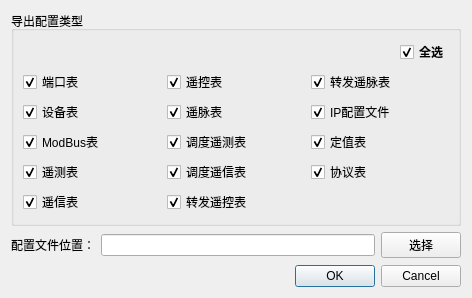
<?xml version="1.0" encoding="UTF-8"?>
<ui version="4.0">
 <class>exportDialog</class>
 <widget class="QWidget" name="exportDialog">
  <property name="geometry">
   <rect>
    <x>0</x>
    <y>0</y>
    <width>472</width>
    <height>298</height>
   </rect>
  </property>
  <property name="windowTitle">
   <string>导出配置文件</string>
  </property>
  <layout class="QVBoxLayout" name="verticalLayout_2">
   <item>
    <widget class="QGroupBox" name="groupBox">
     <property name="sizePolicy">
      <sizepolicy hsizetype="Preferred" vsizetype="Fixed">
       <horstretch>0</horstretch>
       <verstretch>0</verstretch>
      </sizepolicy>
     </property>
     <property name="title">
      <string>导出配置类型</string>
     </property>
     <layout class="QVBoxLayout" name="verticalLayout">
      <item>
       <layout class="QHBoxLayout" name="horizontalLayout_2">
        <item>
         <spacer name="horizontalSpacer">
          <property name="orientation">
           <enum>Qt::Horizontal</enum>
          </property>
          <property name="sizeHint" stdset="0">
           <size>
            <width>40</width>
            <height>20</height>
           </size>
          </property>
         </spacer>
        </item>
        <item>
         <widget class="QCheckBox" name="checkSelectAll">
          <property name="font">
           <font>
            <weight>75</weight>
            <bold>true</bold>
           </font>
          </property>
          <property name="text">
           <string>全选</string>
          </property>
          <property name="checked">
           <bool>true</bool>
          </property>
         </widget>
        </item>
       </layout>
      </item>
      <item>
       <layout class="QGridLayout" name="gridLayout">
        <item row="0" column="0">
         <widget class="QCheckBox" name="checkPort">
          <property name="text">
           <string>端口表</string>
          </property>
          <property name="checked">
           <bool>true</bool>
          </property>
         </widget>
        </item>
        <item row="0" column="1">
         <widget class="QCheckBox" name="checkYK">
          <property name="text">
           <string>遥控表</string>
          </property>
          <property name="checked">
           <bool>true</bool>
          </property>
         </widget>
        </item>
        <item row="0" column="2">
         <widget class="QCheckBox" name="checkZFYM">
          <property name="text">
           <string>转发遥脉表</string>
          </property>
          <property name="checked">
           <bool>true</bool>
          </property>
         </widget>
        </item>
        <item row="1" column="0">
         <widget class="QCheckBox" name="checkDevice">
          <property name="text">
           <string>设备表</string>
          </property>
          <property name="checked">
           <bool>true</bool>
          </property>
         </widget>
        </item>
        <item row="1" column="1">
         <widget class="QCheckBox" name="checkYM">
          <property name="text">
           <string>遥脉表</string>
          </property>
          <property name="checked">
           <bool>true</bool>
          </property>
         </widget>
        </item>
        <item row="1" column="2">
         <widget class="QCheckBox" name="checkIP">
          <property name="text">
           <string>IP配置文件</string>
          </property>
          <property name="checked">
           <bool>true</bool>
          </property>
         </widget>
        </item>
        <item row="2" column="0">
         <widget class="QCheckBox" name="checkModbus">
          <property name="text">
           <string>ModBus表</string>
          </property>
          <property name="checked">
           <bool>true</bool>
          </property>
         </widget>
        </item>
        <item row="2" column="1">
         <widget class="QCheckBox" name="checkDDYC">
          <property name="text">
           <string>调度遥测表</string>
          </property>
          <property name="checked">
           <bool>true</bool>
          </property>
         </widget>
        </item>
        <item row="2" column="2">
         <widget class="QCheckBox" name="checkDZ">
          <property name="text">
           <string>定值表</string>
          </property>
          <property name="checked">
           <bool>true</bool>
          </property>
         </widget>
        </item>
        <item row="3" column="0">
         <widget class="QCheckBox" name="checkYC">
          <property name="text">
           <string>遥测表</string>
          </property>
          <property name="checked">
           <bool>true</bool>
          </property>
         </widget>
        </item>
        <item row="3" column="1">
         <widget class="QCheckBox" name="checkDDYX">
          <property name="text">
           <string>调度遥信表</string>
          </property>
          <property name="checked">
           <bool>true</bool>
          </property>
         </widget>
        </item>
        <item row="3" column="2">
         <widget class="QCheckBox" name="checkProtocol">
          <property name="text">
           <string>协议表</string>
          </property>
          <property name="checked">
           <bool>true</bool>
          </property>
         </widget>
        </item>
        <item row="4" column="0">
         <widget class="QCheckBox" name="checkYX">
          <property name="text">
           <string>遥信表</string>
          </property>
          <property name="checked">
           <bool>true</bool>
          </property>
         </widget>
        </item>
        <item row="4" column="1">
         <widget class="QCheckBox" name="checkZFYK">
          <property name="text">
           <string>转发遥控表</string>
          </property>
          <property name="checked">
           <bool>true</bool>
          </property>
         </widget>
        </item>
       </layout>
      </item>
     </layout>
    </widget>
   </item>
   <item>
    <spacer name="verticalSpacer_2">
     <property name="orientation">
      <enum>Qt::Vertical</enum>
     </property>
     <property name="sizeHint" stdset="0">
      <size>
       <width>20</width>
       <height>40</height>
      </size>
     </property>
    </spacer>
   </item>
   <item>
    <layout class="QHBoxLayout" name="horizontalLayout">
     <item>
      <widget class="QLabel" name="label">
       <property name="text">
        <string>配置文件位置：</string>
       </property>
      </widget>
     </item>
     <item>
      <widget class="QLineEdit" name="lineEditExportPath"/>
     </item>
     <item>
      <widget class="QPushButton" name="btnSelect">
       <property name="text">
        <string>选择</string>
       </property>
       <property name="icon">
        <iconset resource="../resource/sysconfig.qrc">
         <normaloff>:/open.png</normaloff>:/open.png</iconset>
       </property>
      </widget>
     </item>
    </layout>
   </item>
   <item>
    <spacer name="verticalSpacer">
     <property name="orientation">
      <enum>Qt::Vertical</enum>
     </property>
     <property name="sizeHint" stdset="0">
      <size>
       <width>20</width>
       <height>40</height>
      </size>
     </property>
    </spacer>
   </item>
   <item>
    <widget class="QDialogButtonBox" name="buttonBox">
     <property name="orientation">
      <enum>Qt::Horizontal</enum>
     </property>
     <property name="standardButtons">
      <set>QDialogButtonBox::Cancel|QDialogButtonBox::Ok</set>
     </property>
    </widget>
   </item>
  </layout>
 </widget>
 <resources>
  <include location="../resource/sysconfig.qrc"/>
 </resources>
 <connections>
  <connection>
   <sender>buttonBox</sender>
   <signal>accepted()</signal>
   <receiver>exportDialog</receiver>
   <slot>accept()</slot>
   <hints>
    <hint type="sourcelabel">
     <x>248</x>
     <y>254</y>
    </hint>
    <hint type="destinationlabel">
     <x>157</x>
     <y>274</y>
    </hint>
   </hints>
  </connection>
  <connection>
   <sender>buttonBox</sender>
   <signal>rejected()</signal>
   <receiver>exportDialog</receiver>
   <slot>reject()</slot>
   <hints>
    <hint type="sourcelabel">
     <x>316</x>
     <y>260</y>
    </hint>
    <hint type="destinationlabel">
     <x>286</x>
     <y>274</y>
    </hint>
   </hints>
  </connection>
 </connections>
</ui>
